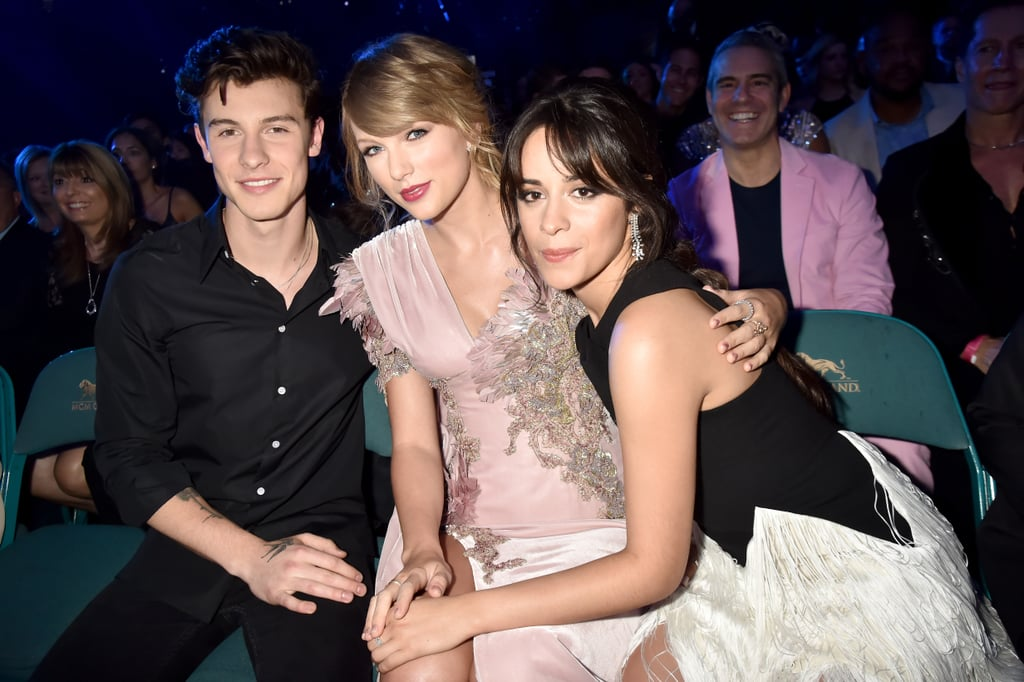
#> input picture A4_Face_Detection_Recognition/test.jpg, 1024 x 682 px
$ jupyter execute --allow-errors A4_Face_Detection_Recognition.ipynb
#> lines starting #> are read from the running program, lines starting #| are printed output that depends on the picture; long printed decimals are rounded
# A4 Face Detection and Recognition
Student Name: Fulin Huang

Student ID: 260740689

[cell 1]
import cv2
import numpy as np
from matplotlib import pyplot as plt
import math
import os

## 1 Data Aquisition

#### Test Image

[cell 2]
# Image Reference:https://www.popsugar.com/celebrity/photo-gallery/44850420/image/44865671/Shawn-Mendes-Taylor-Swift-Camila-Cabello
# Display test image
test_image = cv2.imread('test.jpg')
#> test_image is the input picture: shape (682, 1024, 3); mean B, G, R 81, 79.6, 92.9
test_image = cv2.cvtColor(test_image, cv2.COLOR_BGR2RGB)
print(test_image.shape)
#| (682, 1024, 3)

plt.figure(figsize=(10,10))
plt.imshow(test_image),plt.title("Test Image")
plt.axis('off'), plt.show()

#### Training Images

#### 1 Describe how you selected the images with respect to the conditions of the detection/recognition methods

I resized the training images to (128, 128) and convert the color to grayscale to make computation more efficient. The reason to make the images the same color and same dimension is for data consistency.

#### Show at least 5 example images for each individual

[cell 3]
entry = os.listdir('Training_Image')

size = (128, 128)

# Append and Resize Image
image_list = []

for file in sorted(entry):
    image = cv2.imread('./Training_Image/' + file)
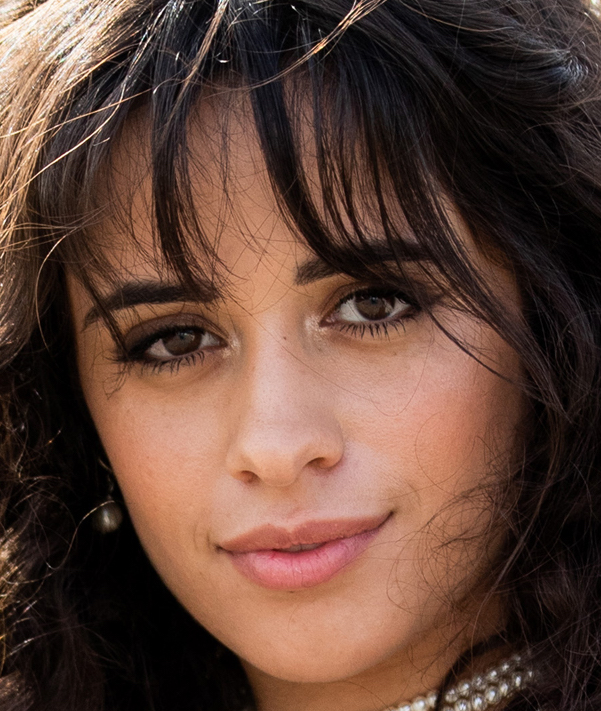
#> input picture A4_Face_Detection_Recognition/Training_Image/CC1.jpg, 601 x 711 px
#> image is the input picture: shape (711, 601, 3); mean B, G, R 55.4, 66.8, 95
    image_1 = cv2.cvtColor(image, cv2.COLOR_BGR2GRAY)
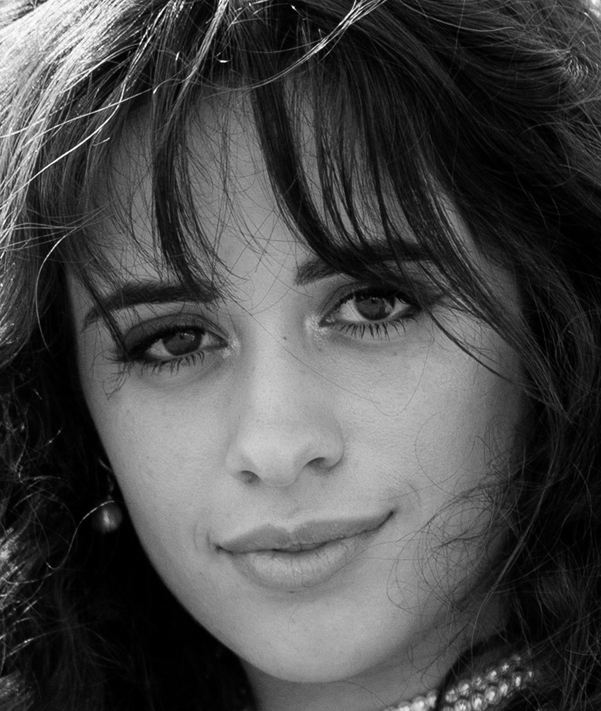
#> image_1: shape (711, 601); min 0, max 255, mean 74
    image_1 = cv2.resize(image_1, size)
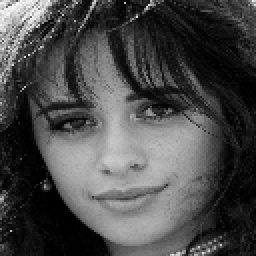
#> image_1: shape (128, 128) (shown 2 times larger); min 0, max 249, mean 73.7
    image_list.append(image_1)
#> pass 2 of the loop `for file in sorted(entry):`:
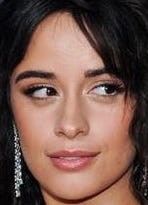
#> input picture A4_Face_Detection_Recognition/Training_Image/CC10.jpeg, 148 x 205 px
#> image is the input picture: shape (205, 148, 3); mean B, G, R 75.6, 85.4, 115.4
#> `image_1 = cv2.cvtColor(image, cv2.COLOR_BGR2GRAY)`:
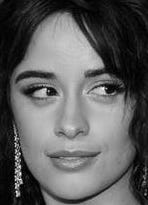
#> image_1: shape (205, 148); min 0, max 254, mean 93.2
#> `image_1 = cv2.resize(image_1, size)`:
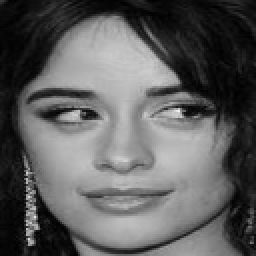
#> image_1: shape (128, 128) (shown 2 times larger); min 0, max 244, mean 93.1
#> pass 3 of the loop `for file in sorted(entry):`:
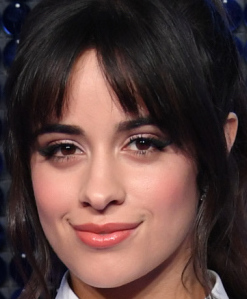
#> input picture A4_Face_Detection_Recognition/Training_Image/CC2.jpg, 247 x 299 px
#> image is the input picture: shape (299, 247, 3); mean B, G, R 60.6, 63.5, 88
#> `image_1 = cv2.cvtColor(image, cv2.COLOR_BGR2GRAY)`:
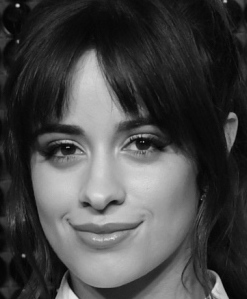
#> image_1: shape (299, 247); min 2, max 228, mean 70.5
#> `image_1 = cv2.resize(image_1, size)`:
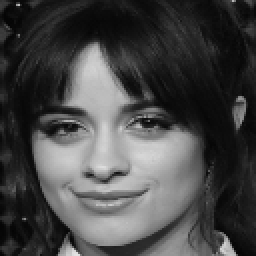
#> image_1: shape (128, 128) (shown 2 times larger); min 4, max 228, mean 70.4

plt.figure(figsize=(15,15))

# Please read README.txt for training images reference
print("----- Training Images -----")
print("There are three celebrities in training images:")
print("    Taylor Swift")
print("    Shane Mendes")
print("    Camila Cabello")
print("All training images are collected from Google Images. Please check README.txt for references")
for i in range (0, len(image_list)):
    plt.subplot(6, 5, i+1)
    plt.axis('off')
    plt.imshow(image_list[i], cmap='gray')
#> this loop made 3 passes
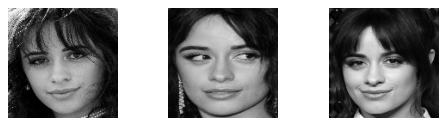
#> figure drawn by matplotlib, 3 panels

## 2 Eigenface Representation

#### 1 Produce and eigenface representation for your training data through PCA

[cell 4]
image_vector_list = []
image_sum = np.zeros(shape=(128,128)).ravel()

for image in image_list:
    # Obtain face images
    # Represent image image as a vector
    image_vector = image.reshape(128,128).ravel()
    image_sum += image_vector
    image_vector_list.append(image_vector)
#> after the loop, image_sum = 16384 values, max 578 at index 9935, min 12 at index 14752, mean 237.2; image_vector_list = 3 items

# Compute average face vector
average_face = (image_sum/len(image_list)).ravel()
#> average_face = 16384 values, max 192.7 at index 9935, min 4 at index 14752, mean 79.07

average_face_image = average_face.reshape(128,128)
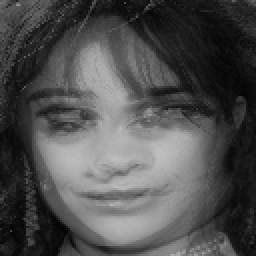
#> average_face_image: shape (128, 128) float64 (shown 2 times larger); min 4, max 192.7, mean 79.1
plt.figure(figsize=(5,5))
plt.imshow(average_face_image, cmap='gray'), plt.axis('off'), plt.show()

# Normalize the training set
new_image_vector_list = []
for image_vector in image_vector_list:
    image_vector = np.subtract(image_vector, average_face).ravel()
    new_image_vector_list.append(image_vector)
#> after the loop, new_image_vector_list = 3 items

# Display average faces
plt.figure(figsize=(15,15))
for i in range (0, len(new_image_vector_list)):
    plt.subplot(6, 5, i+1)
    plt.axis('off')
    plt.imshow(new_image_vector_list[i].reshape(128, 128), cmap='gray')


# Calculate Covariance C = A^T*A (less computationaly expensive)
# Step 1) Concatenate vectors into a matrix
image_matrix = new_image_vector_list[0]
#> image_matrix = 16384 values, max 159 at index 518, min -111.3 at index 7715, mean -5.34
for i in range(1, len(new_image_vector_list)):
    b = new_image_vector_list[i]
    image_matrix = np.column_stack((image_matrix, b))
#> this loop made 2 passes

print("Image Matrix has shape: ", image_matrix.shape)
#| Image Matrix has shape:  (16384, 3)

# Step 2) Calculate Covariance
cov_matrix = np.cov(image_matrix.T)
#> cov_matrix = [[1200, -780.8, -419.2], [-780.8, 1297.5, -516.7], [-419.2, -516.7, 935.8]]
print("cov matrix ", cov_matrix.shape)
#| cov matrix  (3, 3)

# Compute the eigenvector and eigenvalue
eigenvalue, eigenvector = np.linalg.eig(cov_matrix)
#> eigenvalue = [-2.27e-13, 2040.8, 1392.6]; eigenvector = [[0.577, 0.647, -0.498], [0.577, -0.755, -0.312], [0.577, 0.107, 0.809]]

# Make eigen-pair
eigen_pair = [(np.abs(eigenvalue[i]), eigenvector[i]) for i in range(len(eigenvalue))]
#> eigen_pair = [(2.27e-13, [0.577, 0.647, -0.498]), (2040.8, [0.577, -0.755, -0.312]), (1392.6, [0.577, 0.107, 0.809])]

new_eigenvector = []
new_val = np.zeros(shape=(128,128)).ravel()
for i in range(len(eigen_pair)):
    # We previously calculate eigenvectors for A^T*A
    # Eigenvectors for A*A^T are Ui = A*Vi
    new_val = np.dot(image_matrix, eigen_pair[i][1])
    new_eigenvector.append(new_val)
#> after the loop, new_eigenvector = 3 items


# Update eigen_pair
new_eigen_pair = [(eigen_pair[i][0], new_eigenvector[i]) for i in range(len(eigen_pair))]
#> new_eigen_pair = 3 items

# Sort eigen-pair in descending form
new_eigen_pair.sort(key=lambda x:x[0], reverse=True)

num_pair = len(new_eigen_pair)
#> num_pair = 3

# Variance captured by eah component
total = sum(eigenvalue)
#> total = 3433.3
variance_value = [(i/total) for i in sorted(eigenvalue, reverse=True)]
#> variance_value = [0.594, 0.406, -6.62e-17]

# Total (Cumulative) sum
cum_sum = np.cumsum(variance_value)
#> cum_sum = [0.594, 1, 1]
cum_sum_reverse = np.flipud(cum_sum)
#> cum_sum_reverse = [1, 1, 0.594]
print(cum_sum)
#| [0.5944 1.         1.        ]

k = 17  # Eigenvector Number used for calculation
# Create a matrix correspond to the eigenvectors
chosen_eigen_pair = new_eigen_pair[0][1].reshape(128*128,1)
#> chosen_eigen_pair = 16384 values, max 176.8 at index 518, min -139.1 at index 13841, mean -10.97
#> (the rest of this cell did not finish here and is left out)

#### 2 Plot the fraction of total variance against the eigenvector number in descending order (i.e. total variance vs. the number of principal components).

[cell 5]
print("Cumulative sum: ", cum_sum_reverse)
#| Cumulative sum:  [1.         1.         0.5944]

# Plot Diagram
plt.xlabel("Eigenvector number")
plt.ylabel("Fraction of Total Variance")
x = (np.arange(30, 0, -1))
#> (the rest of this cell did not finish here and is left out)

#### 3  Plot the normalized variance (eigenvalues) against the eigenvector number used for computation.

[cell 6]
y = variance_value[:k]
#> y = [0.594, 0.406, -6.62e-17]
print("Normalized variance ", y)
#| Normalized variance  [0.5944, 0.4056, -6.622503018199247e-17]

# Plot Diagram
plt.xlabel("Eigenvector number")
plt.ylabel("Normalized Variance")
x = (np.arange(0, k, 1))
#> (the rest of this cell did not finish here and is left out)

#### 4 Do you need all the vectors to represent the data? Discuss

We do not need all the vectors to represent the data. In the above experiment, I used k = 17 (originally 30) vectors, and the total variance is about 90%. This means that 17 vectors is enough to represent the training images in the dataset. Furthermore, using all the vectors is much more computationally expensive.

#### 5 Display the first 5 eigenfaces

#> (a cell that did not finish here is left out)

## 3 Neighbourhood Clustering

#### 1 For every training image, find the nearest neighbour (L2 distance), and check whether both images belong to the same person.

[cell 8]
from sklearn.neighbors import KNeighborsClassifier

# Prepare Feature and Label
feature = image_matrix
label = []
label[:10] = ['Camila Cabello' for x in range(10)]
label[10:20] = ['Shane Mendes' for x in range(10, 20)]
label[20:30] = ['Taylor Swift' for x in range(20, 30)]

print("Label: ", label)
print(feature.T.shape)
#| (3, 16384)

# Apply KNN Neighbor
near_neighbor = KNeighborsClassifier(n_neighbors = 2, metric = 'l2')
#> (the rest of this cell did not finish here and is left out)

#### 2 What fraction of your data has a neighbour that is of the same person?

[cell 9]
# Calculate Fraction of Correct Data
count = 0
#> (the rest of this cell did not finish here and is left out)

#### 3 Do this both in the original high dimensional pixel space and then in the eigenspace, and compare the accuracy values.

#> (a cell that did not finish here is left out)

#### 4 Would you expect there to be a significant difference?

From the result above, there is only a very small difference between the accurarcy in high dimensional pixel space and in eigenspace. Hence, I can conclude that the eigenfaces can accurately represent the training images.

## 4 Face Detection & Recognition

#### 1 Display your image with bounding boxes around detected faces for your best threshold

[cell 11]
# Create a sliding window to extract small portion of image from the test image
# [43 lines left out: function slidingWindow, not called in this run]

test_image_gray = test_image.copy()
test_image_gray = cv2.cvtColor(test_image_gray, cv2.COLOR_BGR2GRAY)
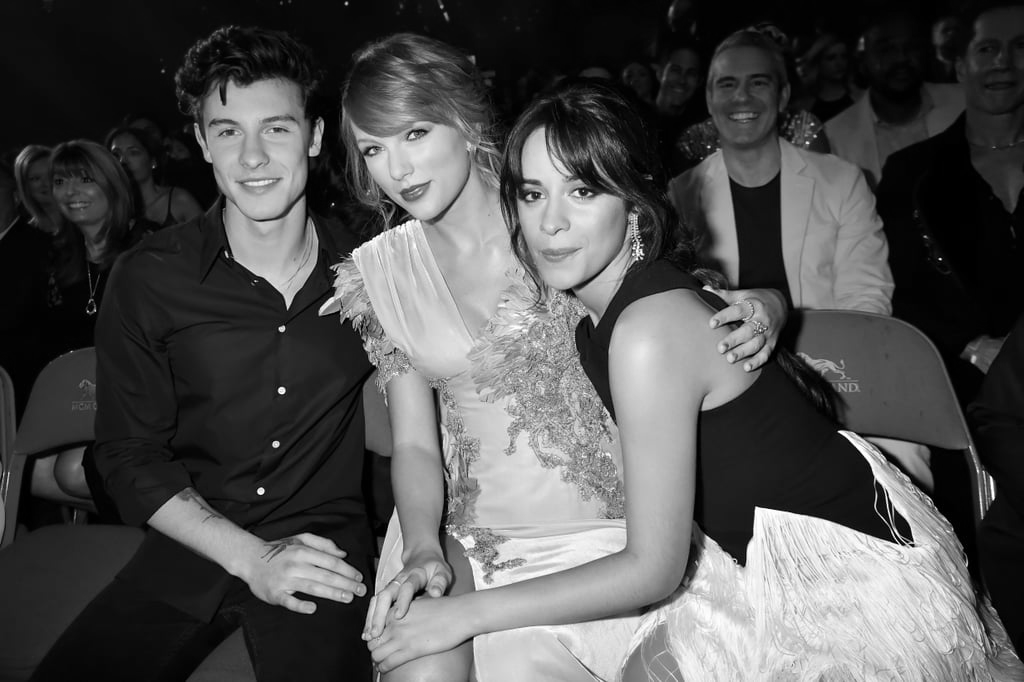
#> test_image_gray: shape (682, 1024); min 0, max 255, mean 81.6
test_average_face = average_face
#> test_average_face has the same summary as average_face
#> (the rest of this cell did not finish here and is left out)
